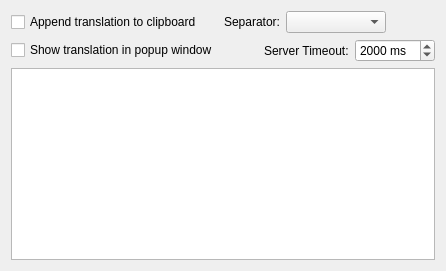
     <widget class="QWidget" name="tabTranslate">
      <attribute name="title">
       <string>Translate</string>
      </attribute>
      <layout class="QGridLayout" name="gridLayout_4">
       <item row="0" column="0">
        <widget class="QCheckBox" name="checkBoxTranslateClipboard">
         <property name="toolTip">
          <string>&lt;html&gt;&lt;head/&gt;&lt;body&gt;&lt;p&gt;Append the translation to the clipboard in this format: &amp;lt;OCR Text&amp;gt;&amp;lt;Separator&amp;gt;&amp;lt;Translation&amp;gt;&lt;/p&gt;&lt;/body&gt;&lt;/html&gt;</string>
         </property>
         <property name="text">
          <string>Append translation to clipboard</string>
         </property>
        </widget>
       </item>
       <item row="0" column="1">
        <layout class="QFormLayout" name="formLayout_2">
         <item row="0" column="0">
          <widget class="QLabel" name="labelTranslateSeparator">
           <property name="sizePolicy">
            <sizepolicy hsizetype="Expanding" vsizetype="Preferred">
             <horstretch>0</horstretch>
             <verstretch>0</verstretch>
            </sizepolicy>
           </property>
           <property name="toolTip">
            <string>&lt;html&gt;&lt;head/&gt;&lt;body&gt;&lt;p&gt;The character to place in between the OCR text and the translation when saving to the clipboard.&lt;/p&gt;&lt;/body&gt;&lt;/html&gt;</string>
           </property>
           <property name="text">
            <string>Separator:</string>
           </property>
          </widget>
         </item>
         <item row="0" column="1">
          <widget class="QComboBox" name="comboBoxTranslateSeparator">
           <property name="maximumSize">
            <size>
             <width>100</width>
             <height>16777215</height>
            </size>
           </property>
          </widget>
         </item>
        </layout>
       </item>
       <item row="1" column="0">
        <widget class="QCheckBox" name="checkBoxTranslatePopup">
         <property name="toolTip">
          <string>&lt;html&gt;&lt;head/&gt;&lt;body&gt;&lt;p&gt;Show another text box in the popup window that contains the translation.&lt;/p&gt;&lt;/body&gt;&lt;/html&gt;</string>
         </property>
         <property name="text">
          <string>Show translation in popup window</string>
         </property>
        </widget>
       </item>
       <item row="1" column="1">
        <layout class="QHBoxLayout" name="horizontalLayout_8">
         <item>
          <spacer name="horizontalSpacer_12">
           <property name="orientation">
            <enum>Qt::Horizontal</enum>
           </property>
           <property name="sizeHint" stdset="0">
            <size>
             <width>40</width>
             <height>20</height>
            </size>
           </property>
          </spacer>
         </item>
         <item>
          <widget class="QLabel" name="label">
           <property name="toolTip">
            <string>Number of milliseconds to wait before timing out the translation request.</string>
           </property>
           <property name="text">
            <string>Server Timeout:</string>
           </property>
          </widget>
         </item>
         <item>
          <widget class="QSpinBox" name="spinBoxTranslateTimeout">
           <property name="suffix">
            <string> ms</string>
           </property>
           <property name="minimum">
            <number>100</number>
           </property>
           <property name="maximum">
            <number>20000</number>
           </property>
           <property name="value">
            <number>2000</number>
           </property>
          </widget>
         </item>
        </layout>
       </item>
       <item row="2" column="0" colspan="2">
        <widget class="QTableWidget" name="tableWidgetTranslate">
         <property name="editTriggers">
          <set>QAbstractItemView::NoEditTriggers</set>
         </property>
         <property name="selectionMode">
          <enum>QAbstractItemView::NoSelection</enum>
         </property>
         <attribute name="horizontalHeaderCascadingSectionResizes">
          <bool>true</bool>
         </attribute>
         <attribute name="horizontalHeaderDefaultSectionSize">
          <number>115</number>
         </attribute>
         <attribute name="horizontalHeaderHighlightSections">
          <bool>false</bool>
         </attribute>
         <attribute name="horizontalHeaderStretchLastSection">
          <bool>true</bool>
         </attribute>
         <attribute name="verticalHeaderVisible">
          <bool>false</bool>
         </attribute>
         <attribute name="verticalHeaderCascadingSectionResizes">
          <bool>true</bool>
         </attribute>
         <attribute name="verticalHeaderDefaultSectionSize">
          <number>28</number>
         </attribute>
        </widget>
       </item>
      </layout>
     </widget>
